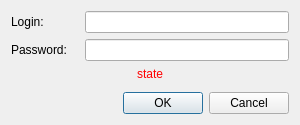
<?xml version="1.0" encoding="UTF-8"?>
<ui version="4.0">
 <class>LoginDialog</class>
 <widget class="QDialog" name="LoginDialog">
  <property name="geometry">
   <rect>
    <x>0</x>
    <y>0</y>
    <width>300</width>
    <height>125</height>
   </rect>
  </property>
  <property name="windowTitle">
   <string>Login dialog</string>
  </property>
  <layout class="QGridLayout" name="gridLayout">
   <item row="0" column="0">
    <widget class="QLabel" name="loginLabel">
     <property name="text">
      <string>Login:</string>
     </property>
    </widget>
   </item>
   <item row="0" column="3">
    <widget class="QLineEdit" name="loginEdit"/>
   </item>
   <item row="1" column="0">
    <widget class="QLabel" name="passwordLabel">
     <property name="text">
      <string>Password:</string>
     </property>
    </widget>
   </item>
   <item row="5" column="0" colspan="4">
    <widget class="QDialogButtonBox" name="buttonBox">
     <property name="orientation">
      <enum>Qt::Horizontal</enum>
     </property>
     <property name="standardButtons">
      <set>QDialogButtonBox::Cancel|QDialogButtonBox::Ok</set>
     </property>
    </widget>
   </item>
   <item row="1" column="3">
    <widget class="QLineEdit" name="passwordEdit">
     <property name="echoMode">
      <enum>QLineEdit::Password</enum>
     </property>
    </widget>
   </item>
   <item row="2" column="0" colspan="4">
    <widget class="QLabel" name="stateLabel">
     <property name="styleSheet">
      <string notr="true">color: rgb(255, 0, 0);</string>
     </property>
     <property name="text">
      <string>state</string>
     </property>
     <property name="alignment">
      <set>Qt::AlignCenter</set>
     </property>
    </widget>
   </item>
   <item row="3" column="0" colspan="4">
    <spacer name="verticalSpacer">
     <property name="orientation">
      <enum>Qt::Vertical</enum>
     </property>
     <property name="sizeHint" stdset="0">
      <size>
       <width>20</width>
       <height>174</height>
      </size>
     </property>
    </spacer>
   </item>
  </layout>
 </widget>
 <tabstops>
  <tabstop>loginEdit</tabstop>
  <tabstop>passwordEdit</tabstop>
  <tabstop>buttonBox</tabstop>
 </tabstops>
 <resources/>
 <connections/>
</ui>
